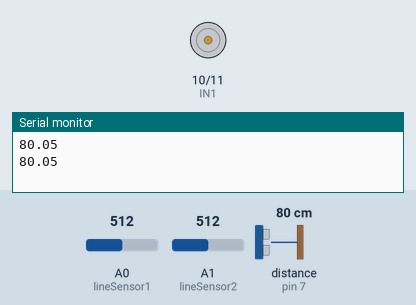
Recording of a sketch running on a simulated Arduino Uno, built with avr-gcc and run on an emulated ATmega328P. On the bench: motor-driver pin pairs drawn as motors (green arrow = first pin HIGH = forward, orange = second pin HIGH = backward, longer = more drive), the last lines printed to the serial monitor. Wiring (inferred from the names in the program): ultrasonic range finder: trigger pin 6; echo pin 7. Inputs (shaded band) come from the test bench; at power-on: distance to the obstacle (sensor on pin 7) 80 cm, A0 (lineSensor1) = 512, A1 (lineSensor2) = 512. The echo pulse lasts 58.3 µs per cm.

Above: at 2.8 s.
2.9 s: distance to the obstacle (sensor on pin 7) set to 22 cm
5.6 s: distance to the obstacle (sensor on pin 7) set to 18 cm
At 6.3 s:
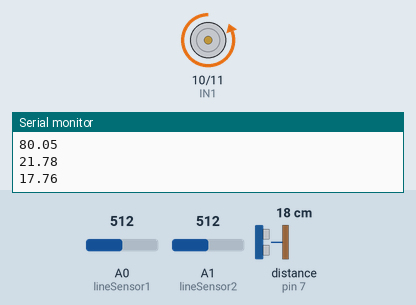
8.3 s: distance to the obstacle (sensor on pin 7) set to 35 cm
At 10.8 s:
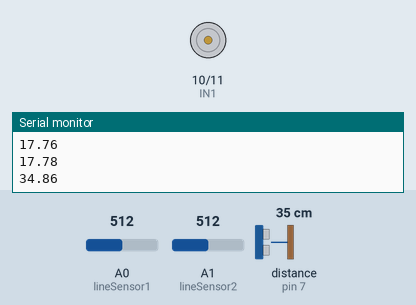
11.5 s: distance to the obstacle (sensor on pin 7) set to 2 cm
At 12.4 s:
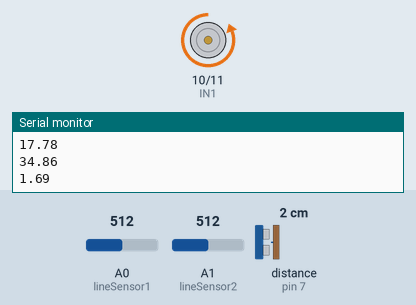
Timing chart, 0 to 14.5 s (numbered marks = the images above; inputs shaded):
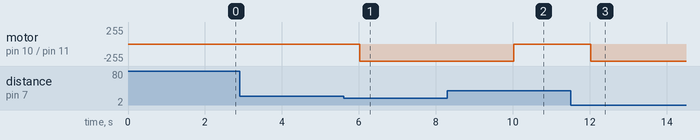

Measured:
- the behaviour switches between 21 and 20 cm on distance to the obstacle (sensor on pin 7) (found by bisection; images 0 and 1)
- after the input at 5.6 s, motor on pin 10 (IN1) / pin 11 (IN2): stopped → backward 255/255 after 0.42 s
- after the input at 8.3 s, motor on pin 10 (IN1) / pin 11 (IN2): backward 255/255 → stopped after 1.7 s
- after the input at 11.5 s, motor on pin 10 (IN1) / pin 11 (IN2): stopped → backward 255/255 after 0.52 s

The sketch:

robot-code.ino
```cpp
#define lineSensor1 A0
#define lineSensor2 A1
#define IN1 10
#define IN2 11

int lineSensor1Value = 0;
int lineSensor2Value = 0;

int trigger = 6;
int eco = 7;
float robotDistance;

float distance(int trigger, int eco);
float attack();

void setup()
{
  // put your setup code here, to run once:

  Serial.begin(9600);

  pinMode(lineSensor1, INPUT);
  pinMode(lineSensor2, INPUT);
  pinMode(trigger, OUTPUT);

  pinMode(IN1, OUTPUT);
  pinMode(IN2, OUTPUT);
}

void loop()
{
  // put your main code here, to run repeatedly:

  // Se estiver dentro da pista o valor é maior que 800, na linha menor que 600
//  Serial.print("Valor do sensor 1: ");
//  Serial.println(lineSensor1Value);
//
//  Serial.print("Valor do sensor 2: ");
//  Serial.println(lineSensor2Value);

  lineSensor1Value = analogRead(lineSensor1);
  lineSensor2Value = analogRead(lineSensor2);

  robotDistance = distance(trigger, eco);

  Serial.println(robotDistance);

  if(robotDistance < 20){
    attack();
  } else{stop();};

  delay(2000);
}

float distance(int trigger, int eco)
{
  digitalWrite(trigger, LOW);
  delayMicroseconds(2);
  digitalWrite(trigger, HIGH);
  delayMicroseconds(20);
  digitalWrite(trigger, LOW);
  pinMode(eco, INPUT);

  return (pulseIn(eco, HIGH)*0.01723);
}

float attack()
{
  digitalWrite(IN1, LOW);
  digitalWrite(IN2, HIGH);
}

float stop()
{
  digitalWrite(IN1, LOW);
  digitalWrite(IN2, LOW);
}
```
